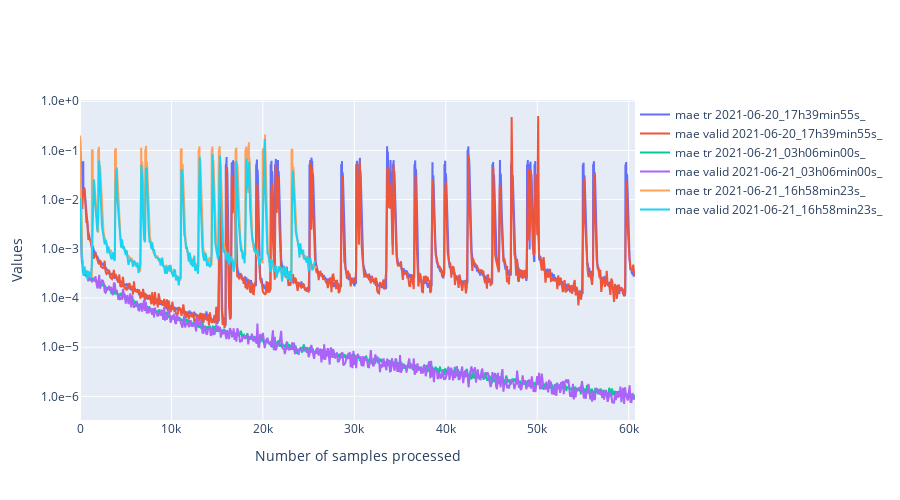

This figure's notebook cell:
### Code cell
import ipywidgets as widgets
class PersoToggleButton(widgets.ToggleButton):
    def __init__(self,name=None,*args,**kargs):
        super(PersoToggleButton, self).__init__(*args,**kargs)
        self.name = name

compute_width = lambda value:f"{max(len(str(value)) * 12, 60) + 20}px"
list_vertical_widgets = []
dico_changing_widgets_metadata = {}
list_changing_widgets_metrics = []
list_changing_widgets_tr_valid = []
# Widgets for the metadata ------------------------------------------------------------------
label_metadata_filter = "Metadata"
llocalvertwidgets = []
dico_changing_widgets_reorganized = {"metadata":{},"metrics":{},"mode":{}}
for metadata_name in df.columns:

    if metadata_name == "folder_id":
        continue
    possible_values = df[metadata_name].unique()
    label = widgets.Label(metadata_name)
    dico_changing_widgets_reorganized["metadata"][metadata_name] = {str(value):PersoToggleButton(
        value=True,
        description=str(value),
        disabled=False,
        button_style='', # 'success', 'info', 'warning', 'danger' or ''
        tooltip='',
        icon='check',
        layout = widgets.Layout(width = compute_width(value), margin='0px 0px 0px 0px'),
        name="metadata|"+metadata_name
    ) for value in possible_values}

    possibilities = list(dico_changing_widgets_reorganized["metadata"][metadata_name].values())
    dico_changing_widgets_metadata[metadata_name] = possibilities
    box = widgets.HBox(layout=widgets.Layout(width='100%',display='inline-flex',flex_flow='row wrap'),width='100%')
    box.overflow_x = 'auto'
    box.children = [label]+possibilities
    llocalvertwidgets.append(box)

box = widgets.VBox(width='100%')
box.children = llocalvertwidgets
list_vertical_widgets.append(box)
# Widgets to select metrics ---------------------------------------------------------------
label_metrics_filter = "Metrics"
dico_changing_widgets_reorganized["metrics"] = {str(metric_name):PersoToggleButton(
        value=True,
        description=metric_name,
        disabled=False,
        button_style='', # 'success', 'info', 'warning', 'danger' or ''
        tooltip='',
        icon='check',
        layout = widgets.Layout(width = compute_width(metric_name), margin='0px 0px 0px 0px'),
        name="metrics"
    )
    for metric_name in available_metrics}
possibilities = list(dico_changing_widgets_reorganized["metrics"].values())
list_changing_widgets_metrics = possibilities
box = widgets.HBox(layout=widgets.Layout(width='100%',display='inline-flex',flex_flow='row wrap'),width='100%')
box.overflow_x = 'auto'
box.children = possibilities
list_vertical_widgets.append(box)

# widgets to select tr or valid ----------------------------------------------------------
label_tr_valid_filter = "Mode_of_training"
possibilities = [PersoToggleButton(
        value=True,
        description=mode,
        disabled=False,
        button_style='', # 'success', 'info', 'warning', 'danger' or ''
        tooltip='',
        icon='check',
        layout = widgets.Layout(width = compute_width(mode), margin='0px 0px 0px 0px'),
        name="mode"
    )
    for mode in ["tr","valid"]]
list_changing_widgets_tr_valid = possibilities
box = widgets.HBox(layout=widgets.Layout(width='100%',display='inline-flex',flex_flow='row wrap'),width='100%')
box.overflow_x = 'auto'
box.children = possibilities
list_vertical_widgets.append(box)

titles = ["Metadata", "Metrics","Mode_of_training"]
l = []
for item,title in zip(list_vertical_widgets,titles):
    accordion = widgets.Accordion(children=[item],titles=(title,))
    accordion.set_title(0,title)
    accordion.selected_index = 0
    l.append(accordion)
# widget for moving average
moving_average = widgets.IntText(
    value=100,
    description='mean_window',
    disabled=False
)
# widget to toggle log scale for the y axis
y_log_scale = widgets.ToggleButton(
        value=True,
        description="logy",
        disabled=False,
        button_style='', # 'success', 'info', 'warning', 'danger' or ''
        tooltip='',
        icon='check',
        layout = widgets.Layout(width = compute_width("logy"), margin='0px 0px 0px 0px')
    )

global_box = widgets.VBox(l+[moving_average,y_log_scale])

# Handlers --------------------------------------------------------------------------------------
from IPython.display import display,clear_output
import plotly.graph_objects as go
import main.src.analysis.tools as tls
def filter_metadata():
    global states
    global query
    # Extract informations from widgets to build a query for the dataframe
    list_sub_requests_1 = []
    for metadata_name,dico_metadata in states["metadata"].items():
        list_sub_requests_2 = []
        for name,state in dico_metadata.items():
            if state is True:
                type_data = type(df[metadata_name][0])
                if type_data is str:
                    name = f"\"{name}\""
                list_sub_requests_2.append(f"({metadata_name} == {name})")
        if len(list_sub_requests_2) > 0:
            poss = r" or ".join(list_sub_requests_2)
            list_sub_requests_1.append(f"({poss})")
    filtered_dataframe = df
    if len(list_sub_requests_1) > 0:
        query = r" or ".join(list_sub_requests_1)
        print(query)
        # Apply the query to the dataframe
        filtered_dataframe = df.query(query)
    list_runs = filtered_dataframe["folder_id"].unique()
    return list_runs,filtered_dataframe
def filter_metrics(runs):
    global states
    new_dico = {}
    for f,dico in dico_metrics.items():
        if f not in runs:
            continue
        new_dico[f] = {}
        for metric_name,list_values in dico.items():
            if states["metrics"][metric_name] is True:
                new_dico[f][metric_name] = list_values
    return new_dico
def actualize_available_possibilities(dico_vals,filtered_dataframe):
    global states, dico_changing_widgets_metadata
    for column in filtered_dataframe.columns[1:]:
        values_available = filtered_dataframe[column].unique()
        for value in df[column].unique():
            w = dico_changing_widgets_reorganized["metadata"][column][str(value)]
            if value not in values_available:
                w.disabled = True
            else:
                w.disabled = False
def plot(dico_vals,filtered_dataframe):
    global states
    import numpy as np
    list_scatters = []
    import matplotlib.pyplot as plt
    plt.clf()
    for run,dico_metrics in dico_vals.items():
        line_dataframe = filtered_dataframe[filtered_dataframe["folder_id"] == run]
        batch_size_tr = line_dataframe["tr_batch_size"].values[0]
        batch_size_valid = line_dataframe["valid_batch_size"].values[0]
        for metric_name,metric_values in dico_metrics.items():
            if metric_name == "loss":
                metric_name = "loss_"+filtered_dataframe[filtered_dataframe["folder_id"] == run]["loss"].values[0]
                access_name = "_loss"
            else:
                access_name = "_values"
            global states
            for mode,state in states["mode"].items():
                if state is False:
                    continue
                batch_size = batch_size_tr if mode == "tr" else batch_size_valid
                window = int(moving_average.value/batch_size)
                if "loss" in metric_name:
                    access_name1 = "attr_"+mode+access_name
                else:
                    access_name1 = mode + access_name
                v = np.array(tls.moving_mean(np.array(metric_values[access_name1]),window=window))
                x = np.arange(0,v.shape[0]) * batch_size
                x = pd.Series(x)
                v = pd.Series(v)
                graph = go.Scatter(x=x,y=v,mode='lines',name=f"{metric_name} {mode} {run}",
                                   hovertemplate='Sample n°: %{x}'+f'<br>{metric_name} {mode}<br>{run}:'+' %{y}')
                list_scatters.append(graph)
    fig = go.Figure(
        data=list_scatters,
        layout=go.Layout(
            title=go.layout.Title(text=""),
            xaxis_title="Number of samples processed",
            yaxis_title="Values",
            legend=dict(
                orientation="h",
                y=1,
                x=1
            ),
            yaxis={'tickformat':'.1e',},
            width=900,
            height = 500
        ),
    )
    if states["others"]["logy"] is True:
        fig.update_yaxes(type="log")
    clear_output()
    display(global_box)
    fig.show()
states = {"others":{"mean_window":moving_average.value,"logy":False},
          "mode":{"tr":False,"valid":False},
          "metrics":{k:False for k in available_metrics},
          "metadata":{k:{
              str(k1):False for k1 in df[k].unique()
          } for k in df.columns}
          }
def handler(v):
    print(v)
    global query
    if v["name"] == "disabled":
        return
    global states
    try:
        name = "others"
        try:
            name = v["owner"].name
        except:
            pass
        name = name.split("|")
        print(name)
        try:
            new_val = not(v["new"]["value"])
        except:
            new_val = not(v["new"])
    except Exception as e:
        print(e)
        print(v)
        return
    print(v,name)
    if len(name) == 2:
        states[name[0]][name[1]][v["owner"].description] = not(states[name[0]][name[1]][v["owner"].description])
    else:
        states[name[0]][v["owner"].description] = not(states[name[0]][v["owner"].description])
    runs,filtered_dataframe = filter_metadata()
    dico_vals = filter_metrics(runs)
    plot(dico_vals,filtered_dataframe)
    actualize_available_possibilities(dico_vals,filtered_dataframe)
    print(states["mode"])

for name,liste_w in dico_changing_widgets_metadata.items():
    for w in liste_w:
        w.observe(handler)
for w in list_changing_widgets_metrics:
    w.observe(handler)
list_changing_widgets_metrics[-1].value = True
for w in list_changing_widgets_tr_valid:
    w.observe(handler)
for w in [moving_average,y_log_scale]:
    w.observe(handler)
global_box

### Figure 1 — Plotly figure (JSON) as saved in the notebook; plotly's stock layout.template omitted (floating-point values rounded to 4 significant figures; data arrays with more than 128 entries replaced by an {"elided": "..."} marker saying what was removed)
{"data": [{"hovertemplate": "Sample n°: %{x}<br>mae tr<br>2021-06-20_17h39min55s_: %{y}", "mode": "lines", "name": "mae tr 2021-06-20_17h39min55s_", "type": "scatter", "x": {"elided": "6070 int values"}, "y": {"elided": "6070 float values"}}, {"hovertemplate": "Sample n°: %{x}<br>mae valid<br>2021-06-20_17h39min55s_: %{y}", "mode": "lines", "name": "mae valid 2021-06-20_17h39min55s_", "type": "scatter", "x": {"elided": "607 int values"}, "y": {"elided": "607 float values"}}, {"hovertemplate": "Sample n°: %{x}<br>mae tr<br>2021-06-21_03h06min00s_: %{y}", "mode": "lines", "name": "mae tr 2021-06-21_03h06min00s_", "type": "scatter", "x": {"elided": "6070 int values"}, "y": {"elided": "6070 float values"}}, {"hovertemplate": "Sample n°: %{x}<br>mae valid<br>2021-06-21_03h06min00s_: %{y}", "mode": "lines", "name": "mae valid 2021-06-21_03h06min00s_", "type": "scatter", "x": {"elided": "607 int values"}, "y": {"elided": "607 float values"}}, {"hovertemplate": "Sample n°: %{x}<br>mae tr<br>2021-06-21_16h58min23s_: %{y}", "mode": "lines", "name": "mae tr 2021-06-21_16h58min23s_", "type": "scatter", "x": {"elided": "2580 int values"}, "y": {"elided": "2580 float values"}}, {"hovertemplate": "Sample n°: %{x}<br>mae valid<br>2021-06-21_16h58min23s_: %{y}", "mode": "lines", "name": "mae valid 2021-06-21_16h58min23s_", "type": "scatter", "x": {"elided": "258 int values"}, "y": {"elided": "258 float values"}}], "layout": {"height": 500, "legend": {"orientation": "h", "x": 1, "y": 1}, "title": {"text": ""}, "width": 900, "xaxis": {"title": {"text": "Number of samples processed"}}, "yaxis": {"tickformat": ".1e", "title": {"text": "Values"}, "type": "log"}}}
